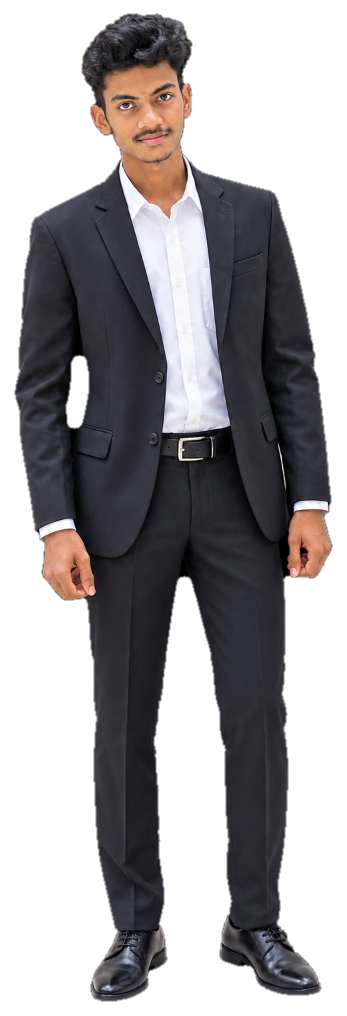
#> input picture assets/profile_cutout.png, 347 x 1016 px, found by its file name
$ python refine_sticker_v2.py
#> lines starting #> are read from the running program, lines starting #| are printed output that depends on the picture; after the words box and inside, x2 and y2 are one past the last pixel; in counts of white or black regions, pixels touching at a corner belong together
import cv2
import numpy as np
from PIL import Image, ImageFilter

def perfect_sticker(cutout_path, final_cutout_path, final_sticker_path, border_size=16, tilt_angle=2.2):
    # Load cutout RGBA
#> called with cutout_path = 'd:\\portfilo 2\\assets\\profile_cutout.png', border_size = 16, tilt_angle = 2.2
    img = Image.open(cutout_path).convert("RGBA")
#> img is the input picture: PIL image 347x1016 RGBA; mean R, G, B, A 37.8, 34.9, 37.6, 129.7

    # Rotate image slightly to make person stand perfectly straight
    if abs(tilt_angle) > 0.1:
        img = img.rotate(-tilt_angle, resample=Image.BICUBIC, expand=True)
#> img: PIL image 387x1030 RGBA

    np_img = np.array(img)
    alpha = np_img[:, :, 3]

    # Trim any bottom red frame artifact at the very bottom edge of alpha mask
    coords = cv2.findNonZero(alpha)
#> coords = contour of 184607 points, box (x1, y1, x2, y2) (38, 18, 353, 1008), area 43024
    if coords is not None:
        _, y, _, h = cv2.boundingRect(coords)
#> y = 18; h = 990
        bottom_y = y + h
#> bottom_y = 1008
        # Cut off the bottom 6 pixels of the subject bounds
        np_img[bottom_y - 6:bottom_y, :, 3] = 0
#> np_img: shape (1030, 387, 4); mean R, G, B, A 32.9, 30.4, 32.8, 114.5
        alpha = np_img[:, :, 3]

    # 1. Strict thresholding to remove faint halo / background artifact pixels
    _, strict_mask = cv2.threshold(alpha, 100, 255, cv2.THRESH_BINARY)
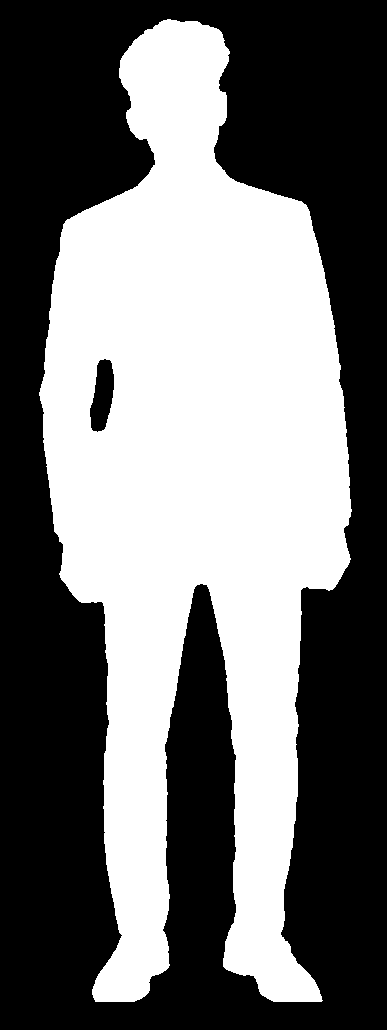
#> strict_mask: shape (1030, 387); 45.1% white; 1 white region, box (x1, y1, x2, y2) and area: (39, 19, 352, 1002) 179865

    # Keep only the largest connected component (body of the person)
    num_labels, labels, stats, centroids = cv2.connectedComponentsWithStats(strict_mask)
#> num_labels = 2; stats = [[0, 0, 387, 1030, 218745], [39, 19, 313, 983, 179865]]; centroids = [[190.8, 537.4], [195.7, 486.6]]
    if num_labels > 1:
        largest_label = 1 + np.argmax(stats[1:, cv2.CC_STAT_AREA])
#> largest_label = 1
        clean_body_mask = np.zeros_like(strict_mask)
        clean_body_mask[labels == largest_label] = 255
    else:
        clean_body_mask = strict_mask

    alpha_cleaned = np.where(clean_body_mask > 0, alpha, 0)
    np_img[:, :, 3] = alpha_cleaned
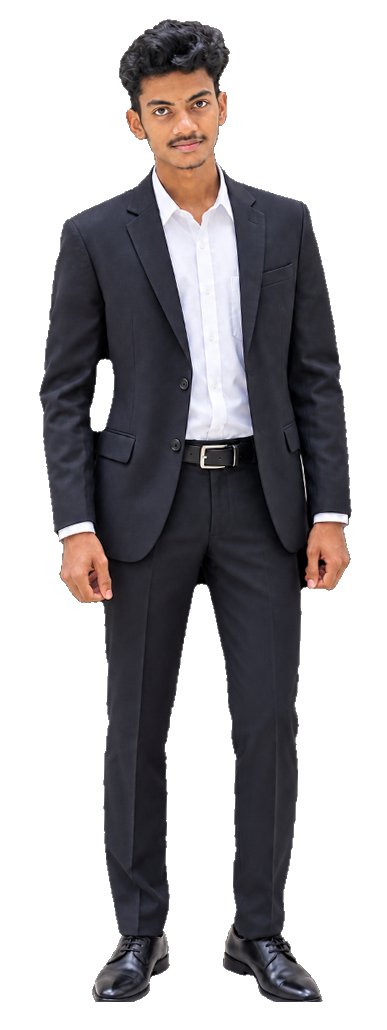
#> np_img: shape (1030, 387, 4); mean R, G, B, A 32.9, 30.4, 32.8, 114.2; transparent parts drawn white

    cleaned_cutout = Image.fromarray(np_img)

    # Crop tight around person
    coords = cv2.findNonZero(clean_body_mask)
    if coords is not None:
        x, y, w, h = cv2.boundingRect(coords)
        pad = 15
        x1 = max(0, x - pad)
        y1 = max(0, y - pad)
        x2 = min(cleaned_cutout.width, x + w + pad)
#> x2 = 367
        y2 = min(cleaned_cutout.height, y + h + pad)
#> y2 = 1017
        cleaned_cutout = cleaned_cutout.crop((x1, y1, x2, y2))
        clean_body_mask = clean_body_mask[y1:y2, x1:x2]

    cleaned_cutout.save(final_cutout_path, "PNG")
    print(f"Saved clean cutout to {final_cutout_path}")

    # 2. Sticker outline generation
    w_c, h_c = cleaned_cutout.size
#> w_c = 343; h_c = 1013
    margin = border_size * 3
    canvas_w = w_c + margin * 2
#> canvas_w = 439
    canvas_h = h_c + margin * 2
#> canvas_h = 1109

    # Morphological Dilation with smooth elliptical kernel
    kernel_radius = border_size
    kernel = cv2.getStructuringElement(cv2.MORPH_ELLIPSE, (kernel_radius * 2 + 1, kernel_radius * 2 + 1))
    dilated_mask = cv2.dilate(clean_body_mask, kernel, iterations=1)
#> clean_body_mask: shape (1013, 343); 51.8% white; 2 black regions, box (x1, y1, x2, y2) and area: (0, 0, 343, 1013) 166376, (66, 355, 90, 428) 1218

    # Blur & threshold for silky smooth rounded sticker border
    blur_k = border_size // 2 * 2 + 1
    dilated_mask = cv2.GaussianBlur(dilated_mask, (blur_k, blur_k), 0)
    _, dilated_mask = cv2.threshold(dilated_mask, 110, 255, cv2.THRESH_BINARY)

    # Build canvas
    canvas = Image.new("RGBA", (canvas_w, canvas_h), (0, 0, 0, 0))
#> canvas: PIL image 439x1109 RGBA; every value is 0

    # A) Soft ambient drop shadow under sticker
    shadow_layer = Image.new("RGBA", (w_c, h_c), (0, 0, 0, 0))
#> shadow_layer: PIL image 343x1013 RGBA; every value is 0
    shadow_fill = Image.new("RGBA", (w_c, h_c), (0, 0, 0, 100))
    shadow_layer.paste(shadow_fill, (0, 0), Image.fromarray(dilated_mask).convert("L"))
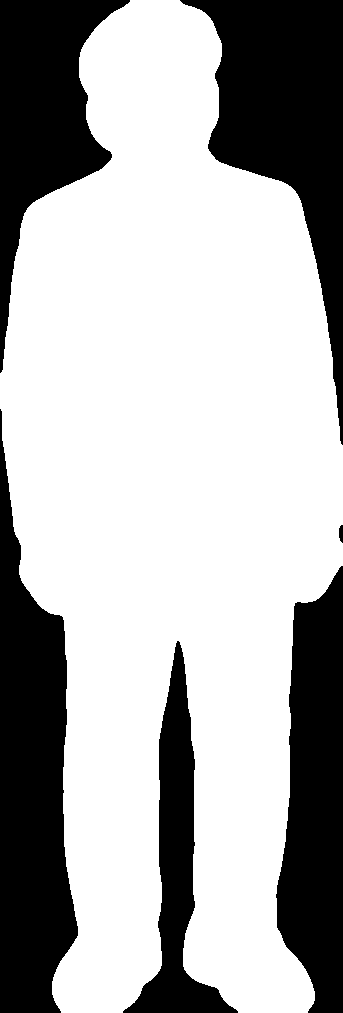
#> dilated_mask: shape (1013, 343); 67.9% white; 6 black regions, box (x1, y1, x2, y2) and area: (0, 409, 78, 1013) 28944, (180, 0, 343, 445) 27994, (276, 566, 343, 1013) 22121, (0, 0, 130, 373) 20101, (123, 641, 238, 1013) 12242, (339, 525, 343, 543) 60
    shadow_layer = shadow_layer.filter(ImageFilter.GaussianBlur(radius=border_size // 2 + 2))
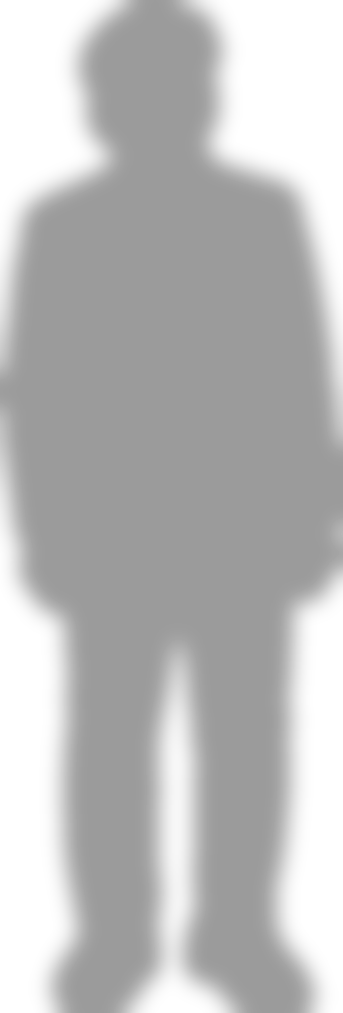
#> shadow_layer: PIL image 343x1013 RGBA; mean R, G, B, A 0, 0, 0, 67.8; transparent parts drawn white

    shadow_canvas = Image.new("RGBA", (canvas_w, canvas_h), (0, 0, 0, 0))
    shadow_offset_x = 0
    shadow_offset_y = border_size // 2 + 3
    shadow_canvas.paste(shadow_layer, (margin + shadow_offset_x, margin + shadow_offset_y))
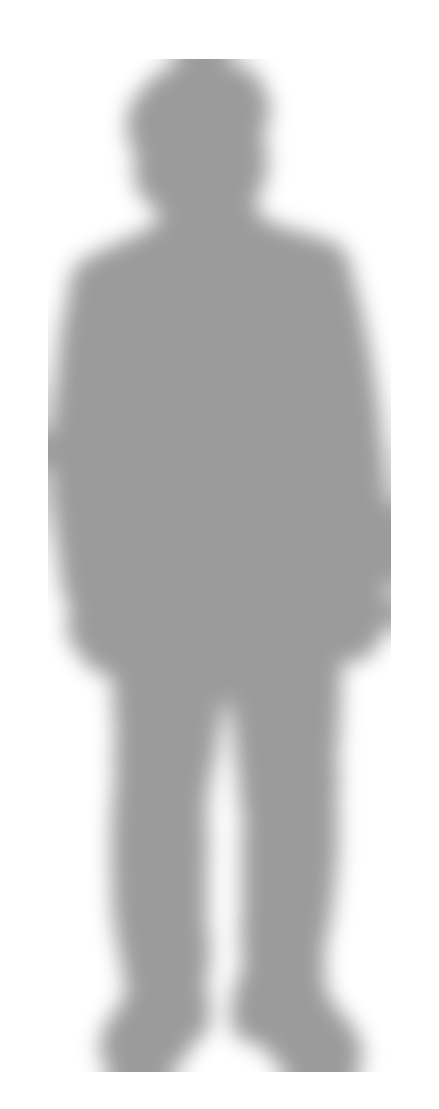
#> shadow_canvas: PIL image 439x1109 RGBA; mean R, G, B, A 0, 0, 0, 48.4; transparent parts drawn white

    # B) Crisp White Sticker Outline
    stroke_layer = Image.new("RGBA", (w_c, h_c), (0, 0, 0, 0))
    white_fill = Image.new("RGBA", (w_c, h_c), (255, 255, 255, 255))
#> white_fill: PIL image 343x1013 RGBA; every value is 255
    stroke_layer.paste(white_fill, (0, 0), Image.fromarray(dilated_mask).convert("L"))

    # Composite: Shadow -> White Outline -> Cutout Image
    canvas.paste(shadow_canvas, (0, 0), shadow_canvas)
    canvas.paste(stroke_layer, (margin, margin), stroke_layer)
    canvas.paste(cleaned_cutout, (margin, margin), cleaned_cutout)

    # Crop excess canvas
    np_canvas_alpha = np.array(canvas)[:, :, 3]
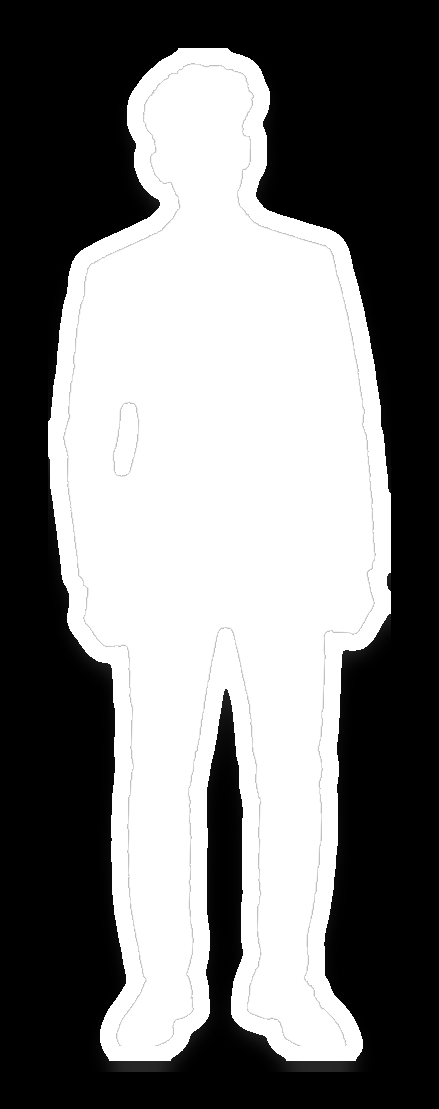
#> np_canvas_alpha: shape (1109, 439); min 0, max 255, mean 123.6
    coords = cv2.findNonZero(np_canvas_alpha)
#> coords = contour of 269932 points, box (x1, y1, x2, y2) (48, 48, 391, 1072), area 57742
    if coords is not None:
        cx, cy, cw, ch = cv2.boundingRect(coords)
#> cx = 48; cy = 48; cw = 343; ch = 1024
        cpad = 10
        canvas = canvas.crop((max(0, cx - cpad), max(0, cy - cpad), min(canvas_w, cx + cw + cpad), min(canvas_h, cy + ch + cpad)))
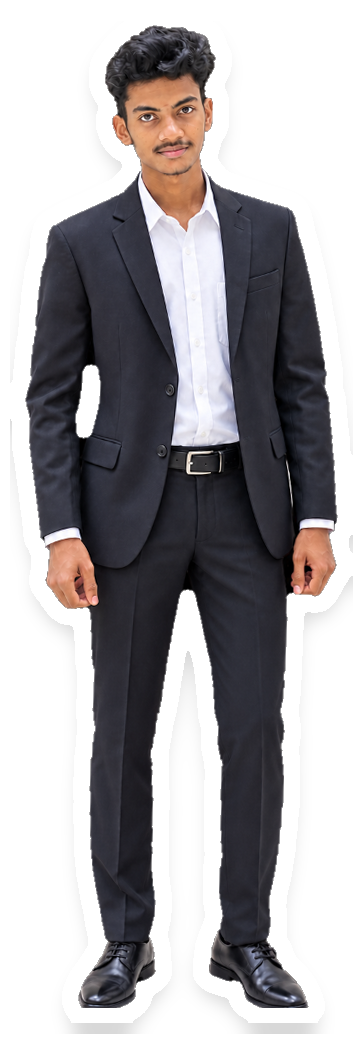
#> canvas: PIL image 363x1044 RGBA; mean R, G, B, A 73, 70.4, 72.9, 158.8; transparent parts drawn white

    canvas.save(final_sticker_path, "PNG")
    print(f"Saved perfect sticker to {final_sticker_path}")

if __name__ == "__main__":
    cutout = r"d:\portfilo 2\assets\profile_cutout.png"
    final_cutout = r"d:\portfilo 2\assets\profile_cutout_v2.png"
    final_sticker = r"d:\portfilo 2\assets\profile_sticker_v2.png"
    perfect_sticker(cutout, final_cutout, final_sticker)

$ run again, with assets/user_new.png copied over assets/profile_cutout.png
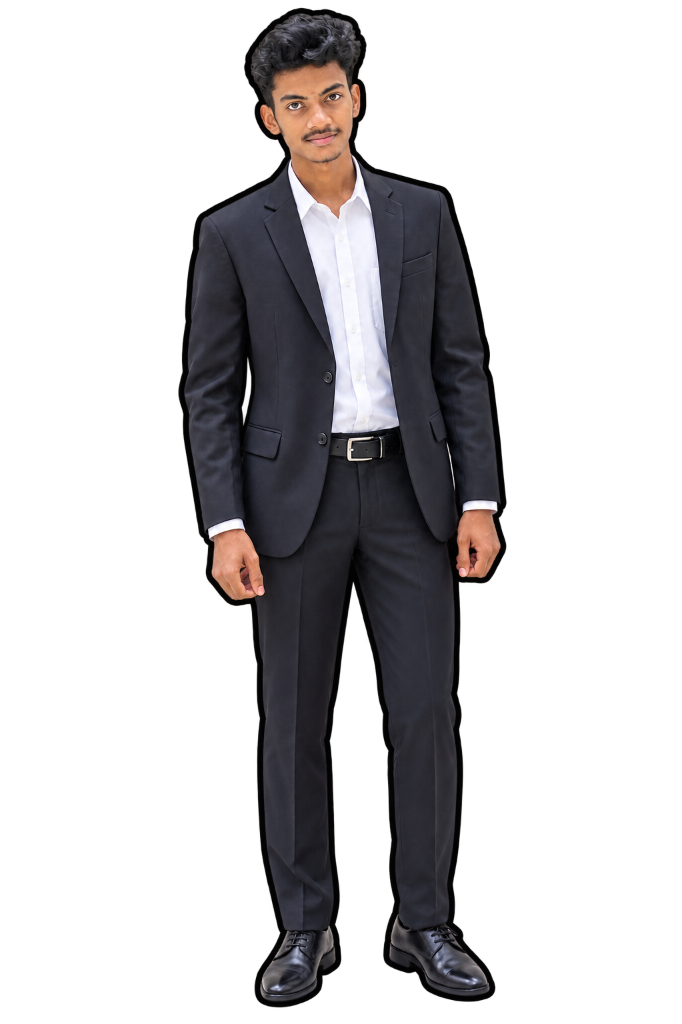
#> input picture assets/user_new.png, 682 x 1024 px, found by its file name
#> in perfect_sticker, img is the input picture: PIL image 682x1024 RGBA; mean R, G, B, A 19.1, 17.6, 19, 72.5
#> img: PIL image 722x1050 RGBA
#> in perfect_sticker, `coords = cv2.findNonZero(alpha)`: coords = contour of 204053 points, box (x1, y1, x2, y2) (163, 18, 529, 1021), area 51624
#> y = 18; h = 1003
#> bottom_y = 1021
#> strict_mask: shape (1050, 722); 26.5% white; 1 white region, box (x1, y1, x2, y2) and area: (203, 20, 527, 1015) 200568
#> num_labels = 2; stats = [[0, 0, 722, 1050, 557532], [203, 20, 324, 995, 200568]]; centroids = [[359, 532.3], [364.6, 502.7]]
#> largest_label = 1
#> in perfect_sticker, `dilated_mask = cv2.dilate(clean_body_mask, kernel, iterations=1)`:
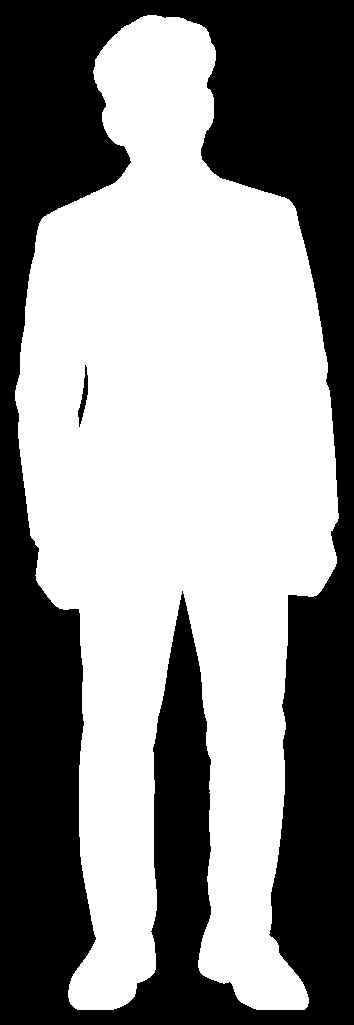
#> clean_body_mask: shape (1025, 354); 55.3% white; 2 black regions, box (x1, y1, x2, y2) and area: (0, 0, 354, 1025) 162043, (78, 365, 88, 427) 239
#> dilated_mask: shape (1025, 354); 70.3% white; 6 black regions, box (x1, y1, x2, y2) and area: (0, 444, 77, 1025) 28786, (187, 0, 354, 453) 28382, (288, 571, 354, 1025) 22149, (0, 0, 134, 374) 20032, (127, 688, 244, 1025) 8181, (349, 531, 354, 548) 65
#> white_fill: PIL image 354x1025 RGBA; every value is 255
#> in perfect_sticker, `coords = cv2.findNonZero(np_canvas_alpha)`: coords = contour of 286590 points, box (x1, y1, x2, y2) (48, 48, 402, 1084), area 59144
#> cx = 48; cw = 354; ch = 1036
#> in perfect_sticker, `canvas = canvas.crop((max(0, cx - cpad), max(0, cy - cpad), min(canvas..`:
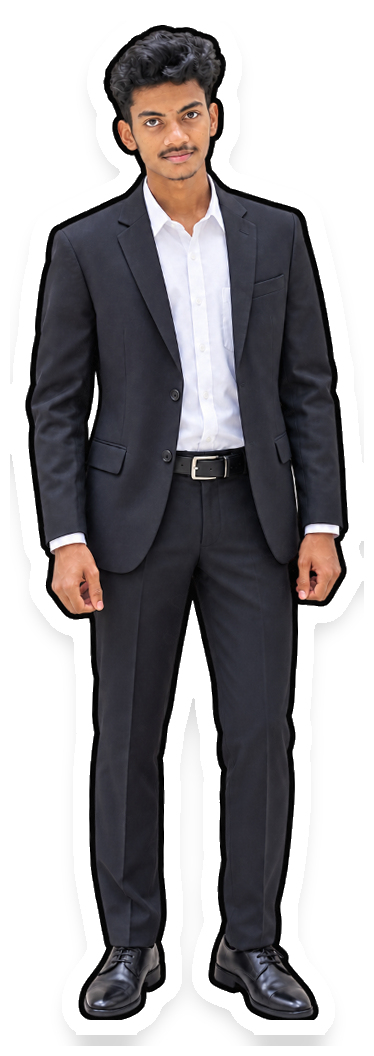
#> canvas: PIL image 374x1056 RGBA; mean R, G, B, A 70, 67.5, 69.8, 163.9; transparent parts drawn white
